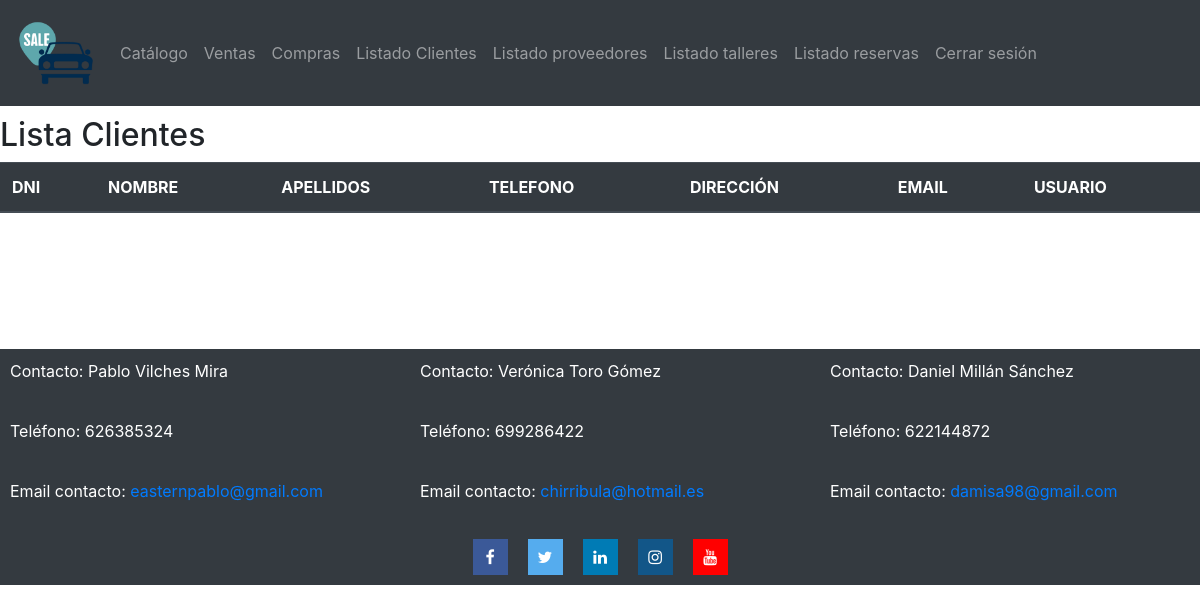
Page /concesionario/listar/clientes/ (signed in) on the earlier database version.
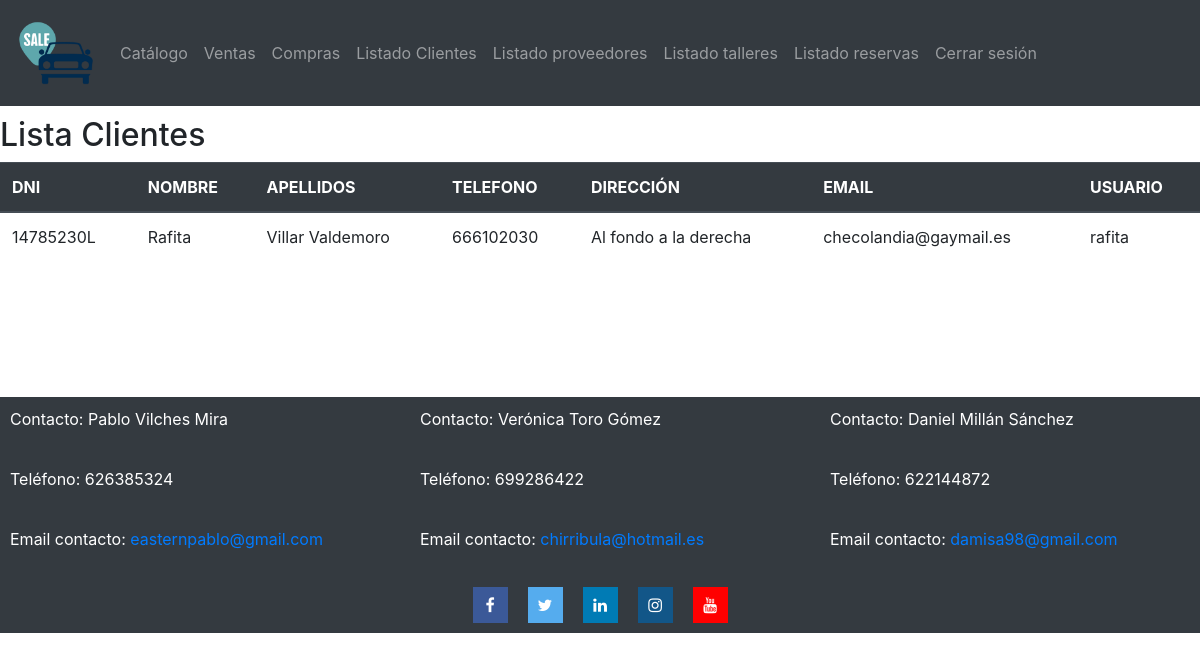
Same page on the later database version.
### catalogo/models.py (models this page shows, shortened)
class Cliente(models.Model):
    cliente_id =  models.AutoField(primary_key=True)
    dni = models.CharField(max_length=9)
    nombre = models.CharField(max_length=50)
    apellidos = models.CharField(max_length=50)
    telefono = models.CharField(max_length=9)
    direccion = models.CharField(max_length=100)
    email = models.EmailField(max_length=50)
    usuario = models.ForeignKey(User, on_delete=models.CASCADE, null=True)

### catalogo/views.py (the view)
# urls.py: path("listar/clientes/", views.listar_clientes, name="Listado clientes - Concesionario"),
@login_required(login_url="/concesionario/login")
def listar_clientes(request):
    clientes = Cliente.objects.all()
    return render(request, "listar_clientes.html",{"clientes":clientes})

### catalogo/templates/listar_clientes.html (shortened to what this page needs)
{% extends "base.html" %}
{% block content %}
<h2>Lista Clientes</h2>
<table class="table">
    <thead class="thead-dark">
      <tr>
        <th>DNI</th>
        <th>NOMBRE</th>
        <th>APELLIDOS</th>
        <th>TELEFONO</th>
        <th>DIRECCIÓN</th>
        <th>EMAIL</th>
        <th>USUARIO</th>
      </tr>
    </thead>
    <tbody>
        {% for cliente in clientes %}
        <tr>
            <td>{{cliente.dni}}</td>
            <td>{{cliente.nombre}}</td>
            <td>{{cliente.apellidos}}</td>
            <td>{{cliente.telefono}}</td>
            <td>{{cliente.direccion}}</td>
            <td>{{cliente.email}}</td>
            <td>{{cliente.usuario}}</td>
        </tr>
        {% endfor %}
    </tbody>
</table>
{% endblock %}

Differences in the rows shown:
added Cliente: dni "14785230L", nombre "Rafita", apellidos "Villar Valdemoro", telefono "666102030", direccion "Al fondo a la derecha", email "checolandia@gaymail.es", usuario "rafita"
